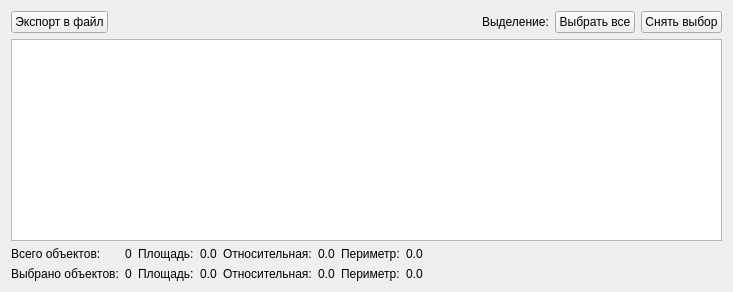
<?xml version="1.0" encoding="UTF-8"?>
<ui version="4.0">
 <class>ObjectTableWidget</class>
 <widget class="QWidget" name="ObjectTableWidget">
  <property name="geometry">
   <rect>
    <x>0</x>
    <y>0</y>
    <width>733</width>
    <height>292</height>
   </rect>
  </property>
  <layout class="QVBoxLayout" name="verticalLayout">
   <item>
    <layout class="QHBoxLayout" name="horizontalLayout">
     <item>
      <widget class="QPushButton" name="saveToFilePB">
       <property name="text">
        <string>Экспорт в файл</string>
       </property>
      </widget>
     </item>
     <item>
      <spacer name="horizontalSpacer_4">
       <property name="orientation">
        <enum>Qt::Horizontal</enum>
       </property>
       <property name="sizeHint" stdset="0">
        <size>
         <width>40</width>
         <height>20</height>
        </size>
       </property>
      </spacer>
     </item>
     <item>
      <widget class="ICEGUI_NS::MaskViewWidget" name="maskViewWidget" native="true">
       <property name="sizePolicy">
        <sizepolicy hsizetype="Expanding" vsizetype="Preferred">
         <horstretch>0</horstretch>
         <verstretch>0</verstretch>
        </sizepolicy>
       </property>
      </widget>
     </item>
     <item>
      <widget class="ICEGUI_NS::LineViewWidget" name="lineViewWidget" native="true">
       <property name="sizePolicy">
        <sizepolicy hsizetype="Expanding" vsizetype="Preferred">
         <horstretch>0</horstretch>
         <verstretch>0</verstretch>
        </sizepolicy>
       </property>
      </widget>
     </item>
     <item>
      <widget class="QLabel" name="label">
       <property name="text">
        <string>Выделение:</string>
       </property>
      </widget>
     </item>
     <item>
      <widget class="QPushButton" name="selectAllPB">
       <property name="text">
        <string>Выбрать все</string>
       </property>
      </widget>
     </item>
     <item>
      <widget class="QPushButton" name="unselectAllPB">
       <property name="text">
        <string>Снять выбор</string>
       </property>
      </widget>
     </item>
    </layout>
   </item>
   <item>
    <widget class="ICEGUI_NS::ContourTreeView" name="treeView">
     <property name="editTriggers">
      <set>QAbstractItemView::NoEditTriggers</set>
     </property>
     <property name="selectionMode">
      <enum>QAbstractItemView::ExtendedSelection</enum>
     </property>
     <property name="sortingEnabled">
      <bool>true</bool>
     </property>
     <attribute name="headerDefaultSectionSize">
      <number>120</number>
     </attribute>
    </widget>
   </item>
   <item>
    <layout class="QHBoxLayout" name="horizontalLayout_2">
     <item>
      <layout class="QGridLayout" name="gridLayout">
       <item row="0" column="0">
        <widget class="QLabel" name="totalObjectCountL">
         <property name="text">
          <string>Всего объектов:</string>
         </property>
        </widget>
       </item>
       <item row="0" column="1">
        <widget class="QLabel" name="totalObjectCountValueL">
         <property name="text">
          <string>0</string>
         </property>
        </widget>
       </item>
       <item row="0" column="2">
        <widget class="QLabel" name="totalAreaL">
         <property name="text">
          <string>Площадь:</string>
         </property>
        </widget>
       </item>
       <item row="0" column="3">
        <widget class="QLabel" name="totalAreaValueL">
         <property name="text">
          <string>0.0</string>
         </property>
        </widget>
       </item>
       <item row="0" column="4">
        <widget class="QLabel" name="totalAreaInPercentL">
         <property name="text">
          <string>Относительная:</string>
         </property>
        </widget>
       </item>
       <item row="0" column="5">
        <widget class="QLabel" name="totalAreaValueInPercentL">
         <property name="text">
          <string>0.0</string>
         </property>
        </widget>
       </item>
       <item row="0" column="6">
        <widget class="QLabel" name="totalArcLengthL">
         <property name="text">
          <string>Периметр:</string>
         </property>
        </widget>
       </item>
       <item row="0" column="7">
        <widget class="QLabel" name="totalArcLengthValueL">
         <property name="text">
          <string>0.0</string>
         </property>
        </widget>
       </item>
       <item row="1" column="0">
        <widget class="QLabel" name="selectedObjectCountL">
         <property name="text">
          <string>Выбрано объектов:</string>
         </property>
        </widget>
       </item>
       <item row="1" column="1">
        <widget class="QLabel" name="selectedObjectCountValueL">
         <property name="text">
          <string>0</string>
         </property>
        </widget>
       </item>
       <item row="1" column="2">
        <widget class="QLabel" name="selectedAreaL">
         <property name="text">
          <string>Площадь:</string>
         </property>
        </widget>
       </item>
       <item row="1" column="3">
        <widget class="QLabel" name="selectedAreaValueL">
         <property name="text">
          <string>0.0</string>
         </property>
        </widget>
       </item>
       <item row="1" column="4">
        <widget class="QLabel" name="selectedAreaInPercentL">
         <property name="text">
          <string>Относительная:</string>
         </property>
        </widget>
       </item>
       <item row="1" column="5">
        <widget class="QLabel" name="selectedAreaValueInPercentL">
         <property name="text">
          <string>0.0</string>
         </property>
        </widget>
       </item>
       <item row="1" column="6">
        <widget class="QLabel" name="selectedArcLengthL">
         <property name="text">
          <string>Периметр:</string>
         </property>
        </widget>
       </item>
       <item row="1" column="7">
        <widget class="QLabel" name="selectedArcLengthValueL">
         <property name="text">
          <string>0.0</string>
         </property>
        </widget>
       </item>
      </layout>
     </item>
     <item>
      <spacer name="horizontalSpacer">
       <property name="orientation">
        <enum>Qt::Horizontal</enum>
       </property>
       <property name="sizeHint" stdset="0">
        <size>
         <width>40</width>
         <height>20</height>
        </size>
       </property>
      </spacer>
     </item>
    </layout>
   </item>
  </layout>
 </widget>
 <customwidgets>
  <customwidget>
   <class>ICEGUI_NS::ContourTreeView</class>
   <extends>QTreeView</extends>
   <header>contourtreeview.h</header>
  </customwidget>
  <customwidget>
   <class>ICEGUI_NS::MaskViewWidget</class>
   <extends>QWidget</extends>
   <header>maskviewwidget.h</header>
   <container>1</container>
  </customwidget>
  <customwidget>
   <class>ICEGUI_NS::LineViewWidget</class>
   <extends>QWidget</extends>
   <header>lineviewwidget.h</header>
   <container>1</container>
  </customwidget>
 </customwidgets>
 <resources>
  <include location="../icegui.qrc"/>
 </resources>
 <connections>
  <connection>
   <sender>saveToFilePB</sender>
   <signal>clicked()</signal>
   <receiver>ObjectTableWidget</receiver>
   <slot>saveToFilePB_clicked()</slot>
   <hints>
    <hint type="sourcelabel">
     <x>53</x>
     <y>21</y>
    </hint>
    <hint type="destinationlabel">
     <x>366</x>
     <y>126</y>
    </hint>
   </hints>
  </connection>
  <connection>
   <sender>selectAllPB</sender>
   <signal>clicked()</signal>
   <receiver>ObjectTableWidget</receiver>
   <slot>onSelectAll()</slot>
   <hints>
    <hint type="sourcelabel">
     <x>604</x>
     <y>21</y>
    </hint>
    <hint type="destinationlabel">
     <x>366</x>
     <y>126</y>
    </hint>
   </hints>
  </connection>
  <connection>
   <sender>unselectAllPB</sender>
   <signal>clicked()</signal>
   <receiver>ObjectTableWidget</receiver>
   <slot>onUnselectAll()</slot>
   <hints>
    <hint type="sourcelabel">
     <x>685</x>
     <y>21</y>
    </hint>
    <hint type="destinationlabel">
     <x>366</x>
     <y>126</y>
    </hint>
   </hints>
  </connection>
 </connections>
 <slots>
  <slot>saveToFilePB_clicked()</slot>
  <slot>onSelectAll()</slot>
  <slot>onUnselectAll()</slot>
 </slots>
</ui>
